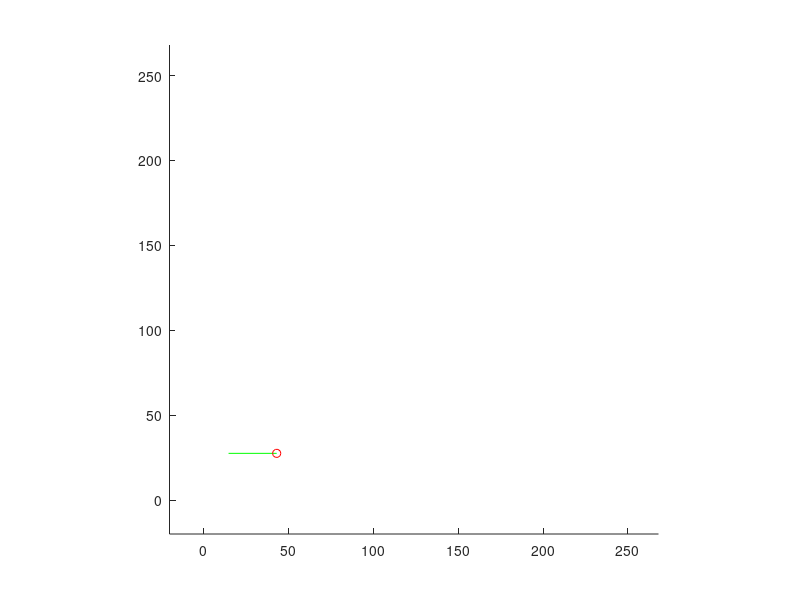

Reproduce this figure in MATLAB. (Note: this script raises an error after producing the figure.)
cla, clc, clear
max_dim = 248; %cm
hold all
axis([-20,max_dim+20,-20,max_dim+20])
axis square

% Wall structure [x1,y1;x2,y2] end points of line segment
outer_wall1 = [0,0;0,max_dim];
outer_wall2 = [0,0;max_dim,0];
outer_wall3 = [0,max_dim;max_dim,max_dim];
outer_wall4 = [max_dim,0;max_dim,max_dim];
outer_walls = [outer_wall1;outer_wall2;outer_wall3;outer_wall4];
% for iter = 1:2:length(outer_walls)
%     line(outer_walls(iter:iter+1,1),outer_walls(iter:iter+1,2))
% end
island_wall1 = [202,137;202,202];
island_wall2 = [118,137;118,202];
island_wall3 = [118,202;202,202];
island_wall4 = [164,137;202,137];
island_walls = [island_wall1;island_wall2;island_wall3;island_wall4];
% for iter = 1:2:length(island_walls)
%     line(island_walls(iter:iter+1,1),island_walls(iter:iter+1,2))
% end
lr_wall1 = [118,91;max_dim,91];
lr_wall2 = [118,45;118,0];
lr_walls = [lr_wall1;lr_wall2];
% for iter = 1:2:length(lr_walls)
%     line(lr_walls(iter:iter+1,1),lr_walls(iter:iter+1,2))
% end
ll_wall1 = [0,103;72,103];
ll_wall2 = [72,103;72,46];
ll_walls = [ll_wall1;ll_wall2];
% for iter = 1:2:length(ll_walls)
%     line(ll_walls(iter:iter+1,1),ll_walls(iter:iter+1,2))
% end
ur_wall1 = [72,157;72,max_dim];
ur_wall2 = [46,157;72,157];
ur_walls = [ur_wall1;ur_wall2];
% for iter = 1:2:length(ur_walls)
%     line(ur_walls(iter:iter+1,1),ur_walls(iter:iter+1,2))
% end
field_walls = [outer_walls;island_walls;lr_walls;ll_walls;ur_walls];


r_pose_start = [100,225,(pi/180)*(-90)];
r_pose = r_pose_start;
r_pose_est = r_pose;
num_readings = 36;
angle_increment = 10*(pi/180);
map_dim = 60;
v = 0;  % Linear Velocity
om = 0; % Angular Velocity
dt = 0.25; % Time step
path = [];
%map = ones(map_dim,map_dim);
%map = map*(1/(map_dim^2));
map_f = zeros(map_dim,map_dim);
map = zeros(map_dim,map_dim);
pause(1)

% *** ITERATE THROUGH POSITIONS *** %
for t = 0:dt:5000
    cla
    laser_r = ones(length(field_walls)/2,num_readings);
    laser_r = laser_r.*1e3;

    for index = 1:num_readings
        angle = index*angle_increment + r_pose(3);
        for iter = 1:2:length(field_walls) % USING ASSUMPTION OF PARALLEL AND PERPENDICULAR WALLS
             if field_walls(iter,1) == field_walls(iter+1,1) % x components are the same
                 x_wall = field_walls(iter,1);
                 y_wall_proj = tan(angle)*(x_wall - r_pose(1)) + r_pose(2);
                 y_wall_max = max([field_walls(iter,2),field_walls(iter+1,2)]);
                 y_wall_min = min([field_walls(iter,2),field_walls(iter+1,2)]);
                 if (sign(cos(angle)) == sign(x_wall - r_pose(1))) || (tan(angle) > 1e10)
                     if (y_wall_proj <= y_wall_max) && (y_wall_proj >= y_wall_min) % if the projection lands on the wall
                        laser_r((iter+1)/2,index) = sqrt((x_wall - r_pose(1)).^2 + (y_wall_proj - r_pose(2)).^2);
                        %line(field_walls(iter:iter+1,1),field_walls(iter:iter+1,2),'Color','g')
                        %plot(x_wall, y_wall_proj,'r+')
                     end
                 end
             else % y components are the same
                 y_wall = field_walls(iter,2);
                 x_wall_proj = (y_wall - r_pose(2))/tan(angle) + r_pose(1);
                 x_wall_max = max([field_walls(iter,1),field_walls(iter+1,1)]);
                 x_wall_min = min([field_walls(iter,1),field_walls(iter+1,1)]);
                 if (sign(sin(angle)) == sign(y_wall - r_pose(2))) || (tan(angle) > 1e10)
                     if (x_wall_proj <= x_wall_max) && (x_wall_proj >= x_wall_min) % if the projection lands on the wall
                         if (angle == 90*(pi/180)) && (y_wall < r_pose(2))
                             continue 
                         end
                         if (angle == 270*(pi/180)) && (y_wall > r_pose(2))
                             continue 
                         end
                         laser_r((iter+1)/2,index) = sqrt((y_wall - r_pose(2)).^2 + (x_wall_proj - r_pose(1)).^2);
                         %line(field_walls(iter:iter+1,1),field_walls(iter:iter+1,2),'Color','r')
                         %plot(x_wall_proj, y_wall,'g+')
                     end
                 end
             end
        end
    end

    laser_rp = zeros(1,num_readings);
    for index = 1:num_readings
        laser_rp(index) = min(laser_r(:,index));
            laser_rp(index) = laser_rp(index) + 2*rand(1);
    end

    laser_xy = zeros(num_readings,2);
    for index = 1:num_readings
        angle = index*angle_increment + r_pose(3);
        laser_xy(index,:) = [laser_rp(index)*cos(angle) + r_pose(1),laser_rp(index)*sin(angle) + r_pose(2)];
    end

    %%% PLOT LASER LINES %%%
    for index = 1:num_readings
        %line([r_pose(1),laser_xy(index,1)],[r_pose(2),laser_xy(index,2)], 'Color','r')
        %plot(laser_xy(:,1),laser_xy(:,2), 'b.')
    end
    %%% Show special laser lines in different colors %%%
%    line([r_pose(1),laser_xy(36,1)],[r_pose(2),laser_xy(36,2)], 'Color','g') % Heading beam
     line([r_pose(2)/8 + 15,laser_xy(36,2)/8 + 15],[r_pose(1)/8 + 15,laser_xy(36,1)/8 + 15], 'Color','g') % Heading beam
    for index = [31]
        %%%line([r_pose(1),laser_xy(index,1)],[r_pose(2),laser_xy(index,2)], 'Color','r')
    end
    
    %%% DRAW WALLS %%%
    for iter = 1:2:length(field_walls)
        %line(field_walls(iter:iter+1,1),field_walls(iter:iter+1,2))
    end
    %%% PLOT ROBOT %%%
%    plot(r_pose(1)/8 + 15,r_pose(2)/8 + 15,'ro')
    plot(r_pose(2)/8 + 15,r_pose(1)/8 + 15,'ro')


    
    % *** Potential Field Navigation *** %
	vp = v;
    omp = om;
    [v, om] = PocLoc1(laser_rp);
    
    %%% MOTION NOISE %%%
    %v = v + .2*rand(1);
    %om = om + .01*rand(1);
    
    %%% MOTION DAMPENING %%%
    v = 0.1*v + 0.9*vp;
    om = 0.1*om + 0.9*omp;
    
    %%% MOTION MODEL %%%
    r_pose(3) = r_pose(3) + (om + 0.01*rand(1) + 0.01)*dt;
    r_pose(1) = r_pose(1) + (v + 0.2*rand(1) + 0.2)*cos(r_pose(3));
    r_pose(2) = r_pose(2) + (v + 0.2*rand(1) + 0.2)*sin(r_pose(3));
    
    r_pose_est(3) = r_pose(3) + om*dt;
    r_pose_est(1) = r_pose(1) + v*cos(r_pose(3));
    r_pose_est(2) = r_pose(2) + v*sin(r_pose(3));
   

    %%% SLAM %%%
    map = slam1(laser_rp,r_pose_est,map);
    axis([0, map_dim + 1,0,map_dim + 1])
%    map = (map/norm(map));
    %surf(map)

    %map_f = (map_f/norm(map_f));
    map_f = map_f + map;
    %map_f = map_f.*map;
    surf(map_f)
    
    %pause(1/256)
    pause(1/2048)
end

input('Press Enter to Filter Map: ')

map_fg = (map_f/norm(map_f));
map_fg = (map_fg > 0.02);
map_fg = double(map_fg);
cla
surf(map_fg)










